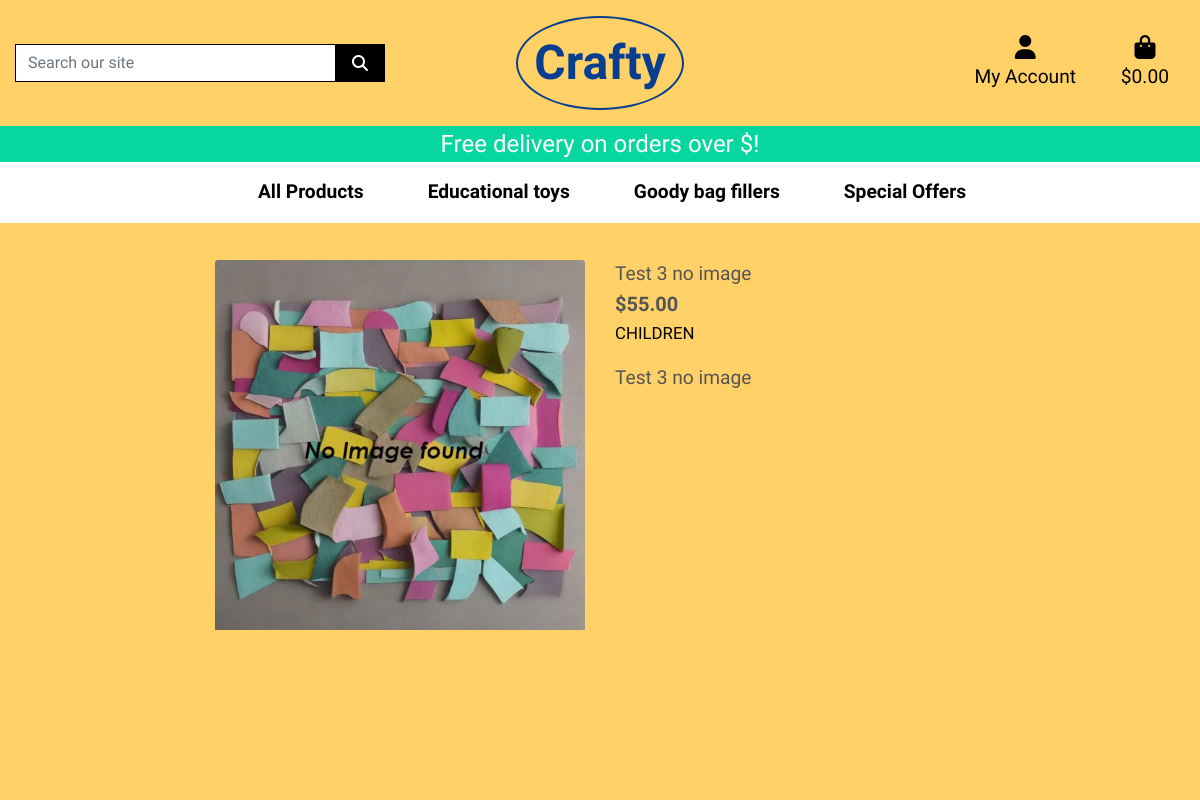
The app's page /products/3 with its own data.
### products/models.py (models this page shows, shortened)
class Product(models.Model):
    category = models.ForeignKey('Category', null=True, blank=True, on_delete=models.SET_NULL)
    sku = models.CharField(max_length=254, null=True, blank=True)
    name = models.CharField(max_length=254)
    age_group = models.ForeignKey('Age_group', null=True, blank=True, on_delete=models.SET_NULL)
    topic = models.ForeignKey('Topic', null=True, blank=True, on_delete=models.SET_NULL)
    description = models.TextField()
    price = models.DecimalField(max_digits=6, decimal_places=2)
    rating = models.DecimalField(max_digits=6, decimal_places=2, null=True, blank=True)
    image_url = models.URLField(max_length=1024, null=True, blank=True)
    image = models.ImageField(null=True, blank=True)

class Age_group(models.Model):
    name = models.CharField(max_length=254, null=True, blank=True)
    def __str__(self):
        return self.name

### products/views.py (the view)
# urls.py: path('<int:product_id>', views.product_detail, name="product_detail"),
def product_detail(request, product_id):
    product = get_object_or_404(Product, pk=product_id)
    context = {
        'product': product
    }
    return render(request, 'products/product_detail.html', context)

### products/templates/products/product_detail.html (shortened to what this page needs)
{% extends "base.html" %}
{% load static %}
{% block page_header %}
    <div class="container header-container">
    </div>
{% endblock %}
{% block content %}
<div class="overlay-single"></div>
<div class="container-fluid">
    <div class="row pt-5">
        <div class="single-product col-12 col-md-6 col-lg-4 offset-lg-2">
            <div class="image-container my-5">
                {% if product.image %}
                    <a href="{{ product.image.url }}" target="_blank">
                        <img class="card-img-top img-fluid" src="{{ product.image.url }}" alt="{{ product.name }}">
                    </a>
                {% else %}
                    <a href="">
                        <img class="card-img-top img-fluid" src="{{ MEDIA_URL }}noimage.webp" alt="{{ product.name }}">
                    </a>
                {% endif %}
            </div>
        </div>
        <div class="col-12 col-md-6 col-lg-4">
            <div class="product-details-container mb-5 mt-md-5">
                <p class="mb-0">{{ product.name }}</p>
                <p class="lead mb-0 text-left font-weight-bold">${{ product.price }}</p>
                {% if product.age_group %}
                    <small class="text-black">{{ product.age_group|upper }}</small>
                {% endif %}
                <p class="mt-3">{{ product.description }}</p>
            </div>
        </div>
    </div>
</div>
{% endblock %}

### static/css/base.css (style rules this page uses)
html { height: 100%; }
body { background: url('/media/crafty_background.jpg') no-repeat center center fixed; background-color: #06d6a0; background-size: cover; height:calc(100vh - 164px); color:#555; font-family: 'Gaegu'; font-size: 1.2rem; }
.text-black { color: #000 !important; }
.overlay, .overlay-single { height: 100%; width: 100%; top: 0; left: 0; position: fixed; background: #ffd166; opacity: 0.2; z-index: -1; }
.overlay-single { opacity: 1; }
@media (min-width: 1200px) { .container { max-width: 80%; } }
@media (min-width: 992px) { .header-container { padding-top: 164px; } }

### records on screen
Product: name "Test 3 no image", price "55.00", age_group "CHILDREN", description "Test 3 no image"
